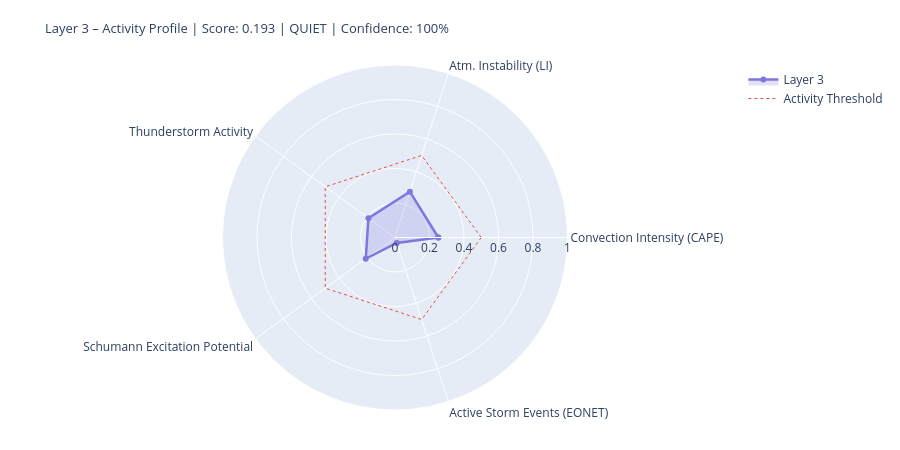

Notebook code cell kept with this figure:
### Markdown cell above
---
## 4. State Assessment & Handoff to Layer 4/5

### Code cell
# ============================================================
# LAYER-3-SCORE
# Five dynamic components
# ============================================================

def norm(v, lo, hi):
    if v is None or (isinstance(v, float) and math.isnan(v)): return None
    return round(max(0.0, min(1.0, (v - lo) / (hi - lo))), 4)

# --- 1) Convection intensity (global CAPE mean) ---
cape_mean = df_atm['cape'].dropna().mean() if not df_atm.empty else None
conv_score = norm(cape_mean, 0, 3000)
conv_src   = 'primary' if cape_mean is not None else 'missing'

# --- 2) Atmospheric instability (LI mean) ---
li_mean   = df_atm['li'].dropna().mean() if not df_atm.empty else None
# Negative LI = unstable → higher score
instab_score = norm(-li_mean if li_mean is not None else None, -6, 6)
instab_src   = 'primary' if li_mean is not None else 'missing'

# --- 3) Thunderstorm activity (mean thunder score + WMO count) ---
thunder_mean = df_atm['thunder_score'].mean() if not df_atm.empty else None
n_thunder    = int(df_atm['thunderstorm'].sum()) if not df_atm.empty else 0
thunder_score_val = norm(
    (thunder_mean or 0) * 0.7 + n_thunder * 0.1, 0, 1.0
) if thunder_mean is not None else None
thunder_src = 'primary'

# --- 4) Schumann excitation potential (weighted Schumann contribution) ---
schumann_pot = df_atm['schumann_contribution'].mean() if not df_atm.empty else None
# Boosted by Layer-2 thunderstorm trigger
if schumann_pot is not None and l2_thunder:
    schumann_pot = min(1.0, schumann_pot * 1.2)
schumann_score = norm(schumann_pot, 0, 1.0) if schumann_pot is not None else None
schumann_src   = 'derived'

# --- 5) Storm activity (NASA EONET) ---
# Distinction: None = data not loaded, 0.0 = loaded but no events
storm_score = None
storm_src   = 'missing'
if raw.get('storms') is not None:          # API reached successfully
    storm_score = norm(len(storm_events), 0, 30) if storm_events else 0.0
    storm_src   = 'primary'

# X-Ray and Kp: context only, not in dynamic score
# (X-Ray = Layer-0/4 driver; Kp = geomagnetic index, not a lightning proxy)
xray_context = None
if raw.get('xray'):
    df_xc = pd.DataFrame(raw['xray'])
    fc = next((c for c in df_xc.columns
               if any(k in c.lower() for k in ['flux','long']) and 'time' not in c.lower()),
              df_xc.columns[1])
    df_xc[fc] = pd.to_numeric(df_xc[fc], errors='coerce')
    xray_last = df_xc[fc].dropna().iloc[-1] if not df_xc[fc].dropna().empty else None
    if xray_last:
        xray_class = ('X' if xray_last>=1e-4 else 'M' if xray_last>=1e-5
                      else 'C' if xray_last>=1e-6 else 'B')
        xray_context = {'flux': float(xray_last), 'class': xray_class}
        print(f'X-Ray context: {xray_class}-class ({xray_last:.2e} W/m²)')

# --- Aggregate ---
COMPONENTS = {
    'Convection Intensity (CAPE)':  {'score': conv_score,       'source': conv_src,    'dynamic': True},
    'Atm. Instability (LI)':         {'score': instab_score,     'source': instab_src,  'dynamic': True},
    'Thunderstorm Activity':              {'score': thunder_score_val, 'source': thunder_src, 'dynamic': True},
    'Schumann Excitation Potential':   {'score': schumann_score,   'source': schumann_src,'dynamic': True},
    'Active Storm Events (EONET)': {'score': storm_score,      'source': storm_src,   'dynamic': True},
}

available   = {k: v['score'] for k, v in COMPONENTS.items() if v['score'] is not None}
unavailable = [k for k, v in COMPONENTS.items() if v['score'] is None]
layer3_score = round(sum(available.values()) / len(available), 4) if available else None
confidence   = round(len(available) / len(COMPONENTS), 2)
level = ('unknown' if layer3_score is None
         else 'quiet'   if layer3_score < 0.3
         else 'moderate' if layer3_score < 0.6
         else 'active')
dominant_l3 = max(available, key=available.get) if available else 'none'

# --- Ausgabe ---
W = 68
print('=' * W)
print('LAYER 3 – ATMOSPHERE / WEATHER / THUNDERSTORMS – STATE ASSESSMENT')
print('=' * W)
for name, comp in COMPONENTS.items():
    s = comp['score']
    if s is not None:
        bar = '█' * int(s * 20) + '░' * (20 - int(s * 20))
        print(f'  {name:<36} {bar}  {s:.3f}  [{comp["source"]}]')
    else:
        print(f'  {name:<36} {"─" * 20}  n/a   [missing]')
print('-' * W)
print(f'  Score:        {layer3_score:.3f}  ({len(available)}/{len(COMPONENTS)} components)')
print(f'  Confidence:   {confidence:.0%}')
print(f'  Level:        {level.upper()}')
print(f'  Dominant:     {dominant_l3}')
print(f'  CAPE mean:    {cape_mean:.0f} J/kg' if cape_mean else '  CAPE mean:    n/a')
print(f'  LI mean:      {li_mean:.1f} K' if li_mean is not None else '  LI mean:      n/a')
print(f'  Thunderstorms:{n_thunder} points (WMO)  +  {len(storm_events)} NASA EONET')
print('=' * W)

# Radar
cats   = list(available.keys())
vals_r = list(available.values())
if len(cats) >= 3:
    fig = go.Figure()
    fig.add_trace(go.Scatterpolar(
        r=vals_r + [vals_r[0]], theta=cats + [cats[0]],
        fill='toself', fillcolor='rgba(127,119,221,0.22)',
        line=dict(color='#7F77DD', width=2.5), name='Layer 3'
    ))
    fig.add_trace(go.Scatterpolar(
        r=[0.5] * (len(cats)+1), theta=cats + [cats[0]],
        line=dict(color='#E24B4A', dash='dot', width=1),
        mode='lines', name='Activity Threshold'
    ))
    fig.update_layout(
        title=dict(
            text=f'Layer 3 – Activity Profile | Score: {layer3_score:.3f} | {level.upper()} | Confidence: {confidence:.0%}',
            font=dict(size=13)
        ),
        polar=dict(radialaxis=dict(visible=True, range=[0, 1])),
        height=450, showlegend=True,
        margin=dict(l=60, r=60, t=65, b=40)
    )
    fig.show()

### Figure 1 — Plotly figure (JSON) as saved in the notebook; plotly's stock layout.template omitted (floating-point values rounded to 4 significant figures)
{"data": [{"fill": "toself", "fillcolor": "rgba(127,119,221,0.22)", "line": {"color": "#7F77DD", "width": 2.5}, "name": "Layer 3", "r": [0.2511, 0.2792, 0.1904, 0.2095, 0.0333, 0.2511], "theta": ["Convection Intensity (CAPE)", "Atm. Instability (LI)", "Thunderstorm Activity", "Schumann Excitation Potential", "Active Storm Events (EONET)", "Convection Intensity (CAPE)"], "type": "scatterpolar"}, {"line": {"color": "#E24B4A", "dash": "dot", "width": 1}, "mode": "lines", "name": "Activity Threshold", "r": [0.5, 0.5, 0.5, 0.5, 0.5, 0.5], "theta": ["Convection Intensity (CAPE)", "Atm. Instability (LI)", "Thunderstorm Activity", "Schumann Excitation Potential", "Active Storm Events (EONET)", "Convection Intensity (CAPE)"], "type": "scatterpolar"}], "layout": {"height": 450, "margin": {"b": 40, "l": 60, "r": 60, "t": 65}, "polar": {"radialaxis": {"range": [0, 1], "visible": true}}, "showlegend": true, "title": {"font": {"size": 13}, "text": "Layer 3 – Activity Profile | Score: 0.193 | QUIET | Confidence: 100%"}}}
